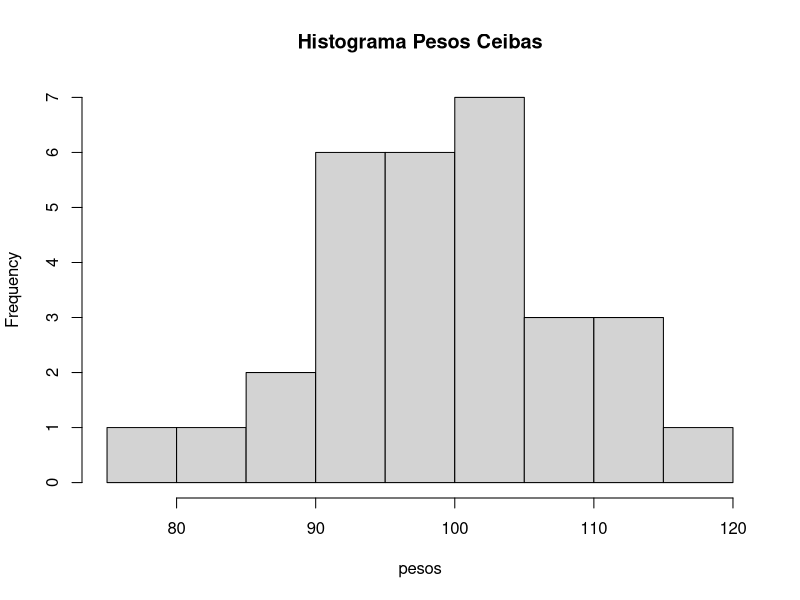

This chart was generated by the following R code:
## ---- chunk 1
pesos=c(	116.26, 96.19,  98.94, 114.04, 112.94,  89.10,  91.26,  86.41, 101.81, 101.64, 103.64, 105.52,  93.98,  90.06, 110.26, 107.51, 84.90,  99.04,  91.04,  79.29, 101.50,  99.20,  99.02, 102.16, 108.82, 102.05,  93.83,  92.65,  98.68, 103.100)
hist(pesos,main = "Histograma Pesos Ceibas")
